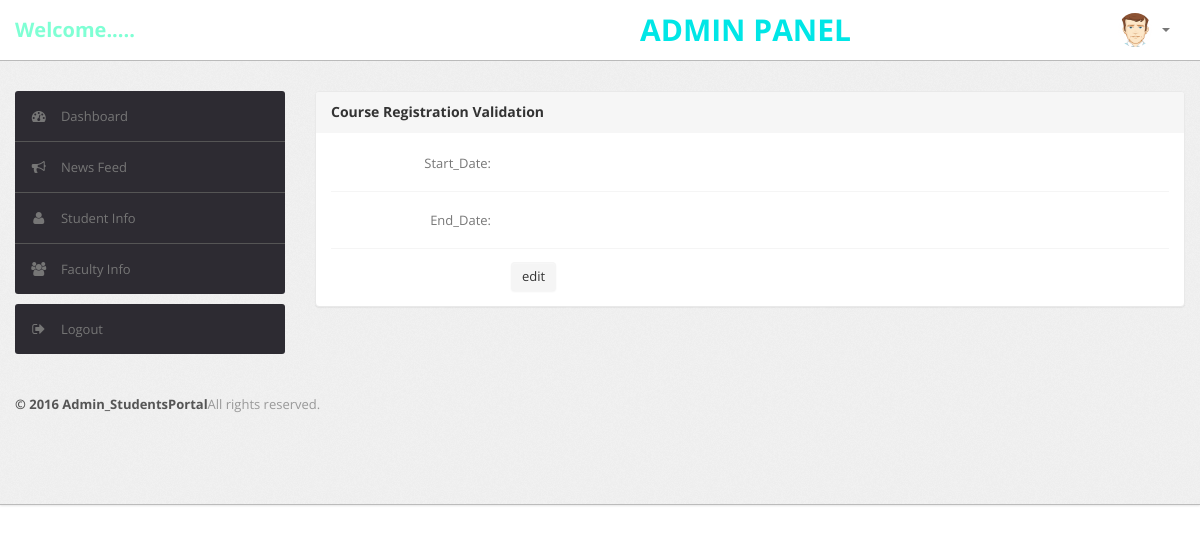
The page /Project_BTP/Admin/test1.php on the database as committed earlier.
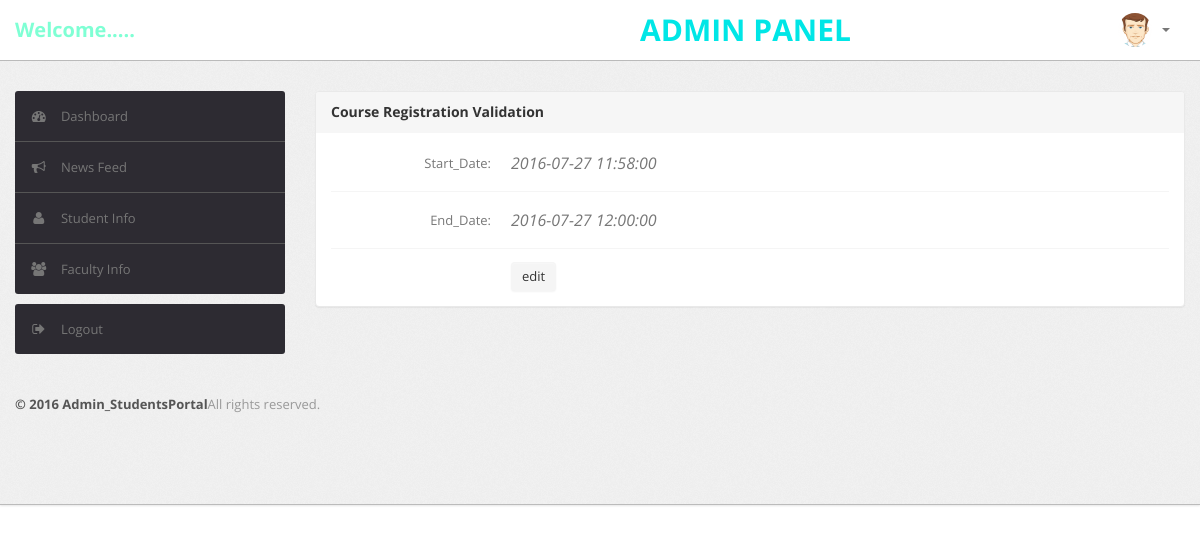
The same page on the database as committed later.
### tables this page shows
CREATE TABLE `validition` (
  `vid` int(11) NOT NULL,
  `S_date` datetime DEFAULT NULL,
  `E_date` datetime DEFAULT NULL
);

### Project_BTP/Admin/test1.php (the view, shortened to what this page needs)
<?php
include "dbConfig.php";
$sql="SELECT S_date,E_date FROM validition WHERE vid=1";
$query=$conn->query($sql);
if($query)
{
	$row=mysqli_fetch_row($query);
    $sd=$row[0];
    $ed=$row[1];
}
?>
<!DOCTYPE html>
<html lang="en">
<head>
	<link type="text/css" href="bootstrap/css/bootstrap.min.css" rel="stylesheet">
	<link type="text/css" href="bootstrap/css/bootstrap-responsive.min.css" rel="stylesheet">
	<link type="text/css" href="css/theme.css" rel="stylesheet">
	<link type="text/css" href="images/icons/css/font-awesome.css" rel="stylesheet">
</head>
<body>
	<div class="navbar navbar-fixed-top">
		<div class="navbar-inner">
			<div class="container">
               <?php echo '<a class="brand"><font color="Aquamarine">Welcome.....'.$_SESSION['User'].'</font></a>'; ?>
                <center class="brand" style="position: absolute;left: 640px;font-size: 30px;"><font color="#00e6e6">ADMIN PANEL</font></center>
				<div class="nav-collapse collapse navbar-inverse-collapse">
					<ul class="nav pull-right">
						<li class="nav-user dropdown">
							<a href="#" class="dropdown-toggle" data-toggle="dropdown">
								<img src="images/user.png" class="nav-avatar" />
								<b class="caret"></b>
							</a>
						</li>
					</ul>
				</div>
			</div>
		</div>
	</div>
	<div class="wrapper">
		<div class="container">
			<div class="row">
				<div class="span3">
					<div class="sidebar">
						<ul class="widget widget-menu unstyled">
							<li class="active">
								<a href="main.php">
									<i class="menu-icon icon-dashboard"></i>
									Dashboard
								</a>
							</li>
							<li>
								<a href="activity.html">
									<i class="menu-icon icon-bullhorn"></i>
									News Feed
								</a>
							</li>
							<li>
								<a href="message.html">
									<i class="menu-icon icon-user"></i>
									Student Info
								</a>
							</li>
							<li>
								<a href="task.html">
									<i class="menu-icon icon-group"></i>
									Faculty Info
								</a>
							</li>
						</ul>
						<ul class="widget widget-menu unstyled">
							<li>
								<a href="logout.php">
									<i class="menu-icon icon-signout"></i>
									Logout
								</a>
							</li>
						</ul>
					</div>
				</div>
				<div class="span9">
					<div class="content">
						<div class="module">
							<div class="module-head">
								<h3>Course Registration Validation</h3>
							</div>
							<div class="module-body">
									<form class="form-horizontal row-fluid" action="edit.php" method="post">
										<div class="control-group">
											<label class="control-label" for="basicinput">Start_Date:</label>
											<div class="controls">
												<?php echo '<p class="form-control-static" style="position:relative; top:5px;font-size: 16px;font-style: bold;font-style: italic;">'.$sd.'</p>'; ?>
											</div>
										</div>
										<div class="control-group">
											<label class="control-label" for="basicinput">End_Date:</label>
											<div class="controls">
												<?php echo '<p class="form-control-static" style="position:relative; top:5px;font-size: 16px;font-style: bold;font-style: italic;">'.$ed.'</p>'; ?>
											</div>
										</div>
										<div class="control-group">
											<div class="controls">
											<button type="submit" class="btn">edit</button>
											</div>
										</div>
									</form>
							</div>
						</div>
					</div>
				</div>
				</div>
	    </div>
	<div class="footer">
		<div class="container">
			<b class="copyright">&copy; 2016 Admin_StudentsPortal</b>All rights reserved.
		</div>
	</div>
</body></html>

Rows that differ between the two databases and show on the page:
added validition: S_date "2016-07-27 11:58:00", E_date "2016-07-27 12:00:00"
